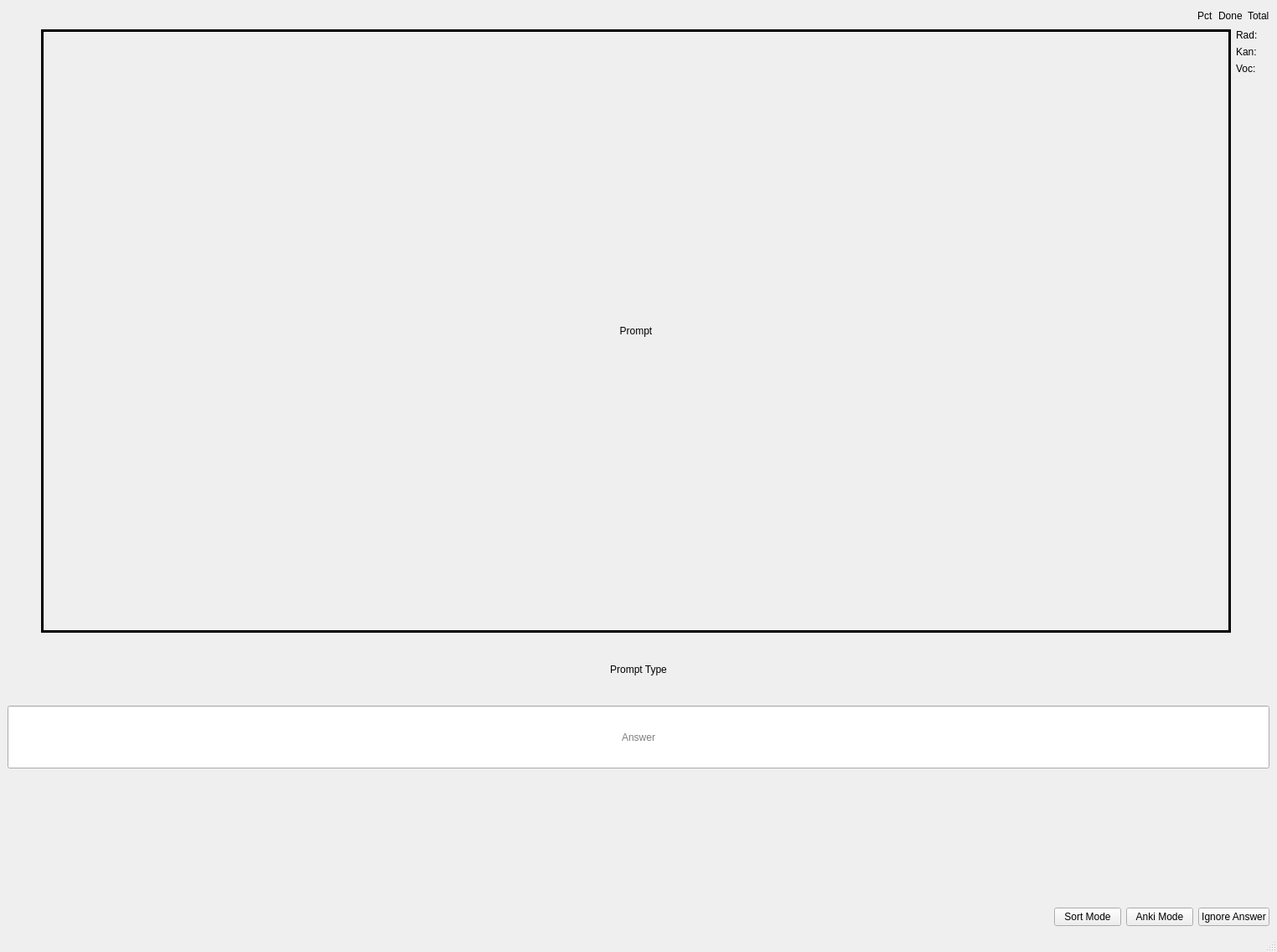
<?xml version="1.0" encoding="UTF-8"?>
<ui version="4.0">
 <class>MainWindow</class>
 <widget class="QMainWindow" name="MainWindow">
  <property name="geometry">
   <rect>
    <x>0</x>
    <y>0</y>
    <width>1524</width>
    <height>1136</height>
   </rect>
  </property>
  <property name="windowTitle">
   <string>MainWindow</string>
  </property>
  <widget class="QWidget" name="centralwidget">
   <layout class="QVBoxLayout" name="verticalLayout_2">
    <item>
     <layout class="QHBoxLayout" name="horizontalLayout_2">
      <item>
       <spacer name="horizontalSpacer_3">
        <property name="orientation">
         <enum>Qt::Horizontal</enum>
        </property>
        <property name="sizeHint" stdset="0">
         <size>
          <width>40</width>
          <height>20</height>
         </size>
        </property>
       </spacer>
      </item>
      <item>
       <widget class="QLabel" name="percentCorrect">
        <property name="text">
         <string>Pct</string>
        </property>
       </widget>
      </item>
      <item>
       <widget class="QLabel" name="totalDone">
        <property name="text">
         <string>Done</string>
        </property>
       </widget>
      </item>
      <item>
       <widget class="QLabel" name="totalToDo">
        <property name="text">
         <string>Total</string>
        </property>
       </widget>
      </item>
     </layout>
    </item>
    <item>
     <layout class="QVBoxLayout" name="verticalLayout">
      <item>
       <layout class="QHBoxLayout" name="horizontalLayout">
        <item>
         <spacer name="horizontalSpacer_2">
          <property name="orientation">
           <enum>Qt::Horizontal</enum>
          </property>
          <property name="sizeType">
           <enum>QSizePolicy::Fixed</enum>
          </property>
          <property name="sizeHint" stdset="0">
           <size>
            <width>40</width>
            <height>20</height>
           </size>
          </property>
         </spacer>
        </item>
        <item>
         <widget class="QLabel" name="promptLabel">
          <property name="sizePolicy">
           <sizepolicy hsizetype="Expanding" vsizetype="Preferred">
            <horstretch>0</horstretch>
            <verstretch>0</verstretch>
           </sizepolicy>
          </property>
          <property name="minimumSize">
           <size>
            <width>300</width>
            <height>0</height>
           </size>
          </property>
          <property name="frameShape">
           <enum>QFrame::Box</enum>
          </property>
          <property name="lineWidth">
           <number>3</number>
          </property>
          <property name="text">
           <string>Prompt</string>
          </property>
          <property name="alignment">
           <set>Qt::AlignCenter</set>
          </property>
         </widget>
        </item>
        <item>
         <layout class="QVBoxLayout" name="verticalLayout_3">
          <item>
           <widget class="QLabel" name="radicalCountToDo">
            <property name="sizePolicy">
             <sizepolicy hsizetype="Fixed" vsizetype="Preferred">
              <horstretch>0</horstretch>
              <verstretch>0</verstretch>
             </sizepolicy>
            </property>
            <property name="minimumSize">
             <size>
              <width>40</width>
              <height>0</height>
             </size>
            </property>
            <property name="text">
             <string>Rad: </string>
            </property>
           </widget>
          </item>
          <item>
           <widget class="QLabel" name="kanjiCountToDo">
            <property name="sizePolicy">
             <sizepolicy hsizetype="Fixed" vsizetype="Preferred">
              <horstretch>0</horstretch>
              <verstretch>0</verstretch>
             </sizepolicy>
            </property>
            <property name="minimumSize">
             <size>
              <width>40</width>
              <height>0</height>
             </size>
            </property>
            <property name="text">
             <string>Kan:</string>
            </property>
           </widget>
          </item>
          <item>
           <widget class="QLabel" name="vocabularyCountToDo">
            <property name="sizePolicy">
             <sizepolicy hsizetype="Fixed" vsizetype="Preferred">
              <horstretch>0</horstretch>
              <verstretch>0</verstretch>
             </sizepolicy>
            </property>
            <property name="minimumSize">
             <size>
              <width>40</width>
              <height>0</height>
             </size>
            </property>
            <property name="text">
             <string>Voc:</string>
            </property>
           </widget>
          </item>
          <item>
           <spacer name="verticalSpacer">
            <property name="orientation">
             <enum>Qt::Vertical</enum>
            </property>
            <property name="sizeHint" stdset="0">
             <size>
              <width>20</width>
              <height>40</height>
             </size>
            </property>
           </spacer>
          </item>
         </layout>
        </item>
       </layout>
      </item>
     </layout>
    </item>
    <item>
     <widget class="QLabel" name="promptType">
      <property name="minimumSize">
       <size>
        <width>0</width>
        <height>75</height>
       </size>
      </property>
      <property name="text">
       <string>Prompt Type</string>
      </property>
      <property name="alignment">
       <set>Qt::AlignCenter</set>
      </property>
     </widget>
    </item>
    <item>
     <widget class="QLineEdit" name="answerBox">
      <property name="minimumSize">
       <size>
        <width>0</width>
        <height>75</height>
       </size>
      </property>
      <property name="alignment">
       <set>Qt::AlignCenter</set>
      </property>
      <property name="placeholderText">
       <string>Answer</string>
      </property>
     </widget>
    </item>
    <item>
     <spacer name="horizontalSpacer_4">
      <property name="orientation">
       <enum>Qt::Vertical</enum>
      </property>
      <property name="sizeType">
       <enum>QSizePolicy::Preferred</enum>
      </property>
      <property name="sizeHint" stdset="0">
       <size>
        <width>20</width>
        <height>160</height>
       </size>
      </property>
     </spacer>
    </item>
    <item>
     <layout class="QHBoxLayout" name="horizontalLayout_3">
      <item>
       <spacer name="horizontalSpacer_5">
        <property name="orientation">
         <enum>Qt::Horizontal</enum>
        </property>
        <property name="sizeHint" stdset="0">
         <size>
          <width>40</width>
          <height>20</height>
         </size>
        </property>
       </spacer>
      </item>
      <item>
       <widget class="QPushButton" name="sortMode">
        <property name="text">
         <string>Sort Mode</string>
        </property>
       </widget>
      </item>
      <item>
       <widget class="QPushButton" name="reviewMode">
        <property name="text">
         <string>Anki Mode</string>
        </property>
       </widget>
      </item>
      <item>
       <widget class="QPushButton" name="ignoreAnswer">
        <property name="text">
         <string>Ignore Answer</string>
        </property>
       </widget>
      </item>
     </layout>
    </item>
   </layout>
  </widget>
  <widget class="QMenuBar" name="menubar">
   <property name="geometry">
    <rect>
     <x>0</x>
     <y>0</y>
     <width>1524</width>
     <height>24</height>
    </rect>
   </property>
  </widget>
  <widget class="QStatusBar" name="statusbar"/>
 </widget>
 <resources/>
 <connections>
  <connection>
   <sender>sortMode</sender>
   <signal>clicked()</signal>
   <receiver>centralwidget</receiver>
   <slot>hide()</slot>
   <hints>
    <hint type="sourcelabel">
     <x>1275</x>
     <y>1088</y>
    </hint>
    <hint type="destinationlabel">
     <x>761</x>
     <y>567</y>
    </hint>
   </hints>
  </connection>
  <connection>
   <sender>reviewMode</sender>
   <signal>clicked()</signal>
   <receiver>centralwidget</receiver>
   <slot>hide()</slot>
   <hints>
    <hint type="sourcelabel">
     <x>1361</x>
     <y>1088</y>
    </hint>
    <hint type="destinationlabel">
     <x>761</x>
     <y>567</y>
    </hint>
   </hints>
  </connection>
  <connection>
   <sender>ignoreAnswer</sender>
   <signal>clicked()</signal>
   <receiver>centralwidget</receiver>
   <slot>hide()</slot>
   <hints>
    <hint type="sourcelabel">
     <x>1460</x>
     <y>1088</y>
    </hint>
    <hint type="destinationlabel">
     <x>761</x>
     <y>567</y>
    </hint>
   </hints>
  </connection>
 </connections>
</ui>
